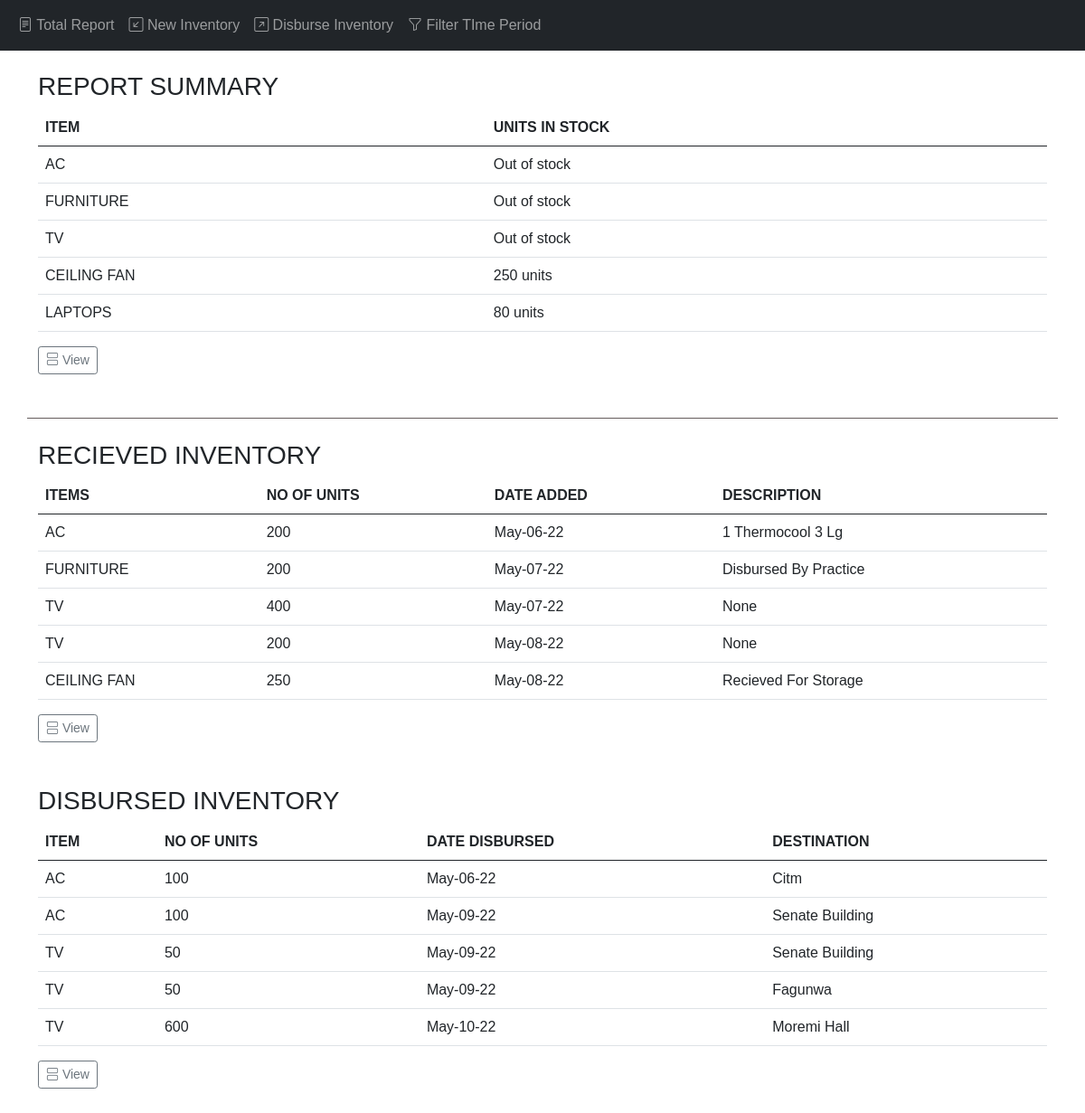
The page /report on the database as committed earlier.
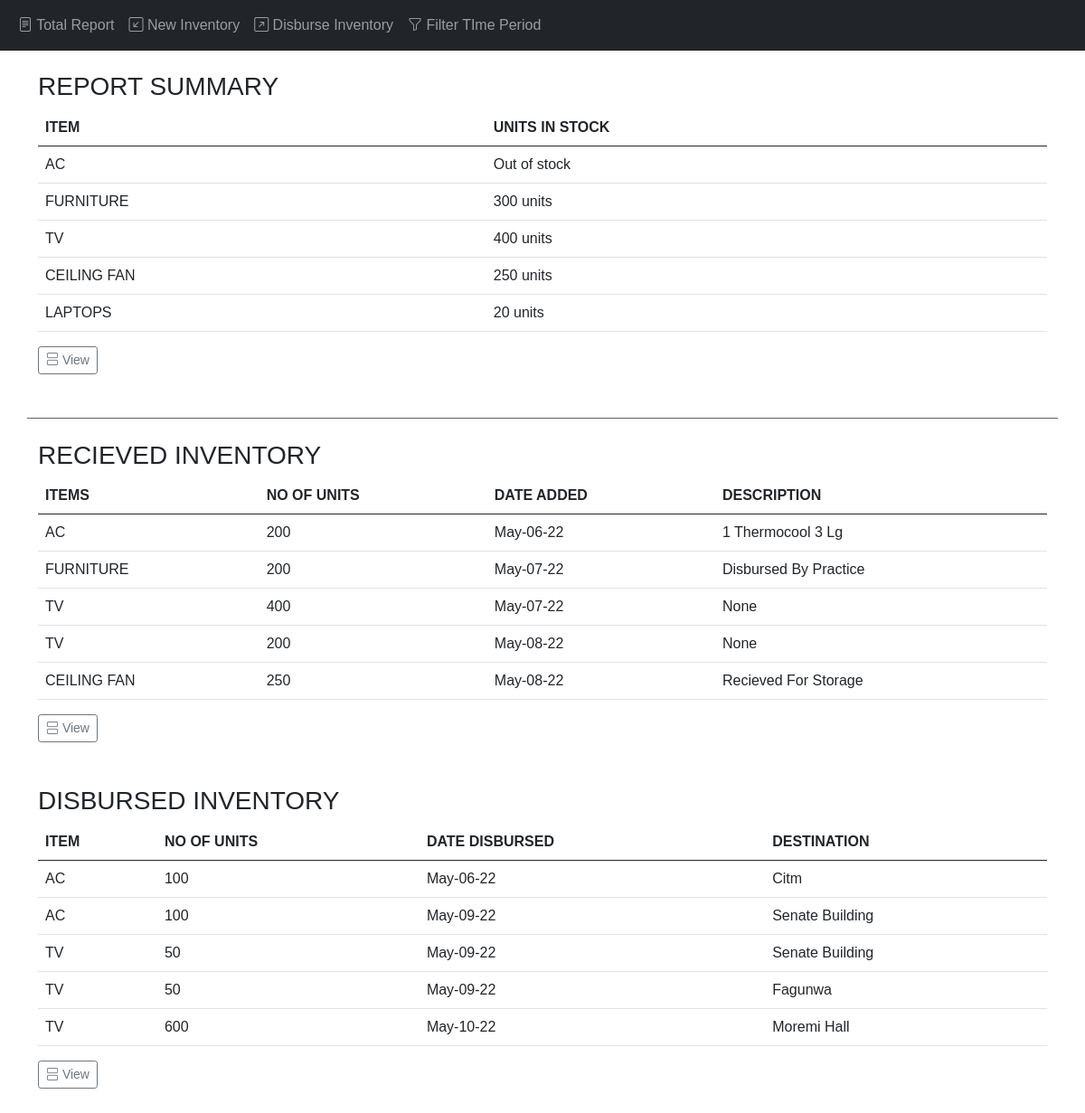
The same page on the database as committed later.
### app/models.py (models this page shows, shortened)
class InStock(db.Model):
    __tablename__ = 'in_stock'
    id = db.Column(db.Integer, primary_key=True)
    item = db.Column(db.String(20), nullable=False)
    units = db.Column(db.Integer, nullable=False)

### app/main/views.py (the view)
@main.route('/')
@main.route('/report')
def report():
    incoming = NewInventory.query.all()
    outgoing = DisbursedInventory.query.all()
    instock = InStock.query.all()
    resp = make_response(render_template('report.html', incoming=incoming, outgoing=outgoing, instock=instock))
    if request.cookies.get('start_date'):
        resp.set_cookie('start_date', '', 0)
    if request.cookies.get('end_date'):
        resp.set_cookie('end_date', '', 0)
    return resp

### app/templates/report.html
{% extends 'base.html' %}
{% block page_content %}
<br>
<div class="container report">
    <h3 id="click" >REPORT SUMMARY</h3>
    <table id="hide" class="table test">
      <thead>
        <tr>
          <th>ITEM</th>
          <th>UNITS IN STOCK</th>
        </tr>
      </thead>
      <tbody>
        {% for stock in instock %}
        <tr id="ok" >
            <td>{{ stock.item }}</td>
            <td>
                {% if stock.units == 0 %}
                    Out of stock
                {% elif stock.units == 1 %}
                    {{ stock.units }} unit
                {% else %}
                    {{ stock.units }} units
                {% endif %}
            </td>
          </tr>
        {% endfor %}
      </tbody>
    </table>
    <a class="btn btn-outline-secondary btn-sm mb-5" href="{{ url_for('main.report_summary') }}">
      <i class="bi bi-view-stacked"></i>
      View</a>
  </div>
<br>
<div class="container">
    <h3>RECIEVED INVENTORY</h3>
    <table class="table test">
      <thead>
        <tr>
          <th>ITEMS</th>
          <th>NO OF UNITS</th>
          <th>DATE ADDED</th>
          <th>DESCRIPTION</th>
        </tr>
      </thead>
      <tbody>
        {% for new in incoming %}
        <tr>
            <td>{{ new.item }}</td>
            <td>{{ new.units }}</td>
            <td>{{ new.date_added.strftime("%b-%d-%y") }}</td>
            <td>{{ new.description | title }}</td>
          </tr>
        {% endfor %}
      </tbody>
    </table>
    <a class="btn btn-outline-secondary btn-sm mb-5" href="{{ url_for('reimbursed.reimbursed_summary') }}">
      <i class="bi bi-view-stacked"></i>
      View
    </a>
  </div>
<div class="container">
    <h3>DISBURSED INVENTORY</h3>
    <table class="table test">
      <thead>
        <tr>
          <th>ITEM</th>
          <th>NO OF UNITS</th>
          <th>DATE DISBURSED</th>
          <th>DESTINATION</th>
        </tr>
      </thead>
      <tbody>
        {% for disbursed in outgoing %}
        <tr>
            <td>{{ disbursed.item }}</td>
            <td>{{ disbursed.units }}</td>
            <td>{{ disbursed.date_disbursed.strftime("%b-%d-%y") }}</td>
            <td>{{ disbursed.destination | title }}</td>
          </tr>
        {% endfor %}
      </tbody>
    </table>
    <a class="btn btn-outline-secondary btn-sm mb-5" href="{{ url_for('disbursed.disbursed_summary') }}">
      <i class="bi bi-view-stacked"></i>
      View
    </a>
  </div>
{% endblock %}

Rows that differ between the two databases and show on the page:
changed InStock "FURNITURE": units (not shown) → "300"; units "Out of stock" → "units"
changed InStock "TV": units (not shown) → "400"; units "Out of stock" → "units"
changed InStock "LAPTOPS": units "80" → "20"
